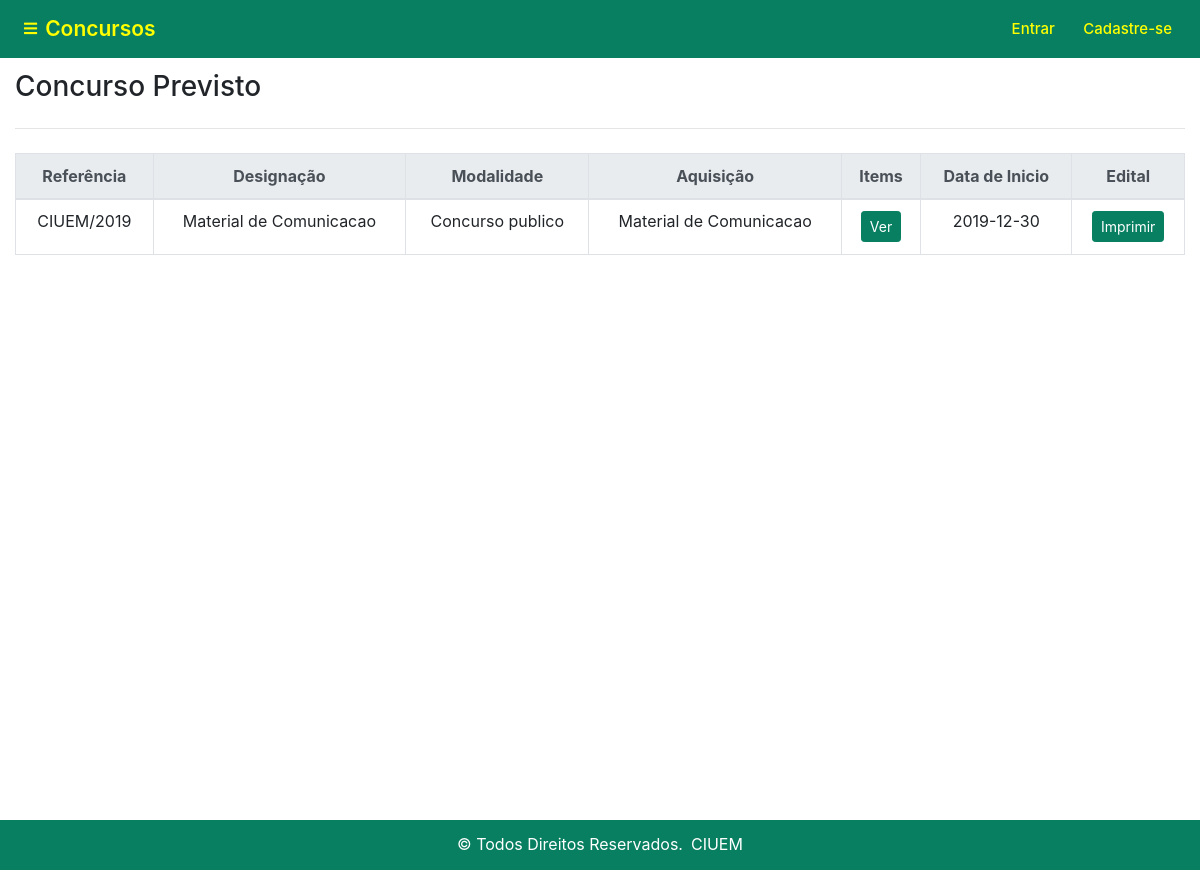
The page /view/website/concurso_previsto.php on the database its author committed.
### tables this page shows
CREATE TABLE `concurso` (
  `concurso_id` int(20) NOT NULL AUTO_INCREMENT,
  `modalidade` varchar(60) DEFAULT NULL,
  `referencia` varchar(60) DEFAULT NULL,
  `designacao` varchar(60) DEFAULT NULL,
  `aquisicao` varchar(60) DEFAULT NULL,
  `dataInicio` date DEFAULT NULL,
  `datafim` date DEFAULT NULL,
  `descricao` varchar(120) DEFAULT NULL,
  `previsto` char(1) DEFAULT '0' COMMENT '1-previsto e 0-Nao previsto',
  `aberto` char(1) DEFAULT '1' COMMENT '1-aberto e 0-fechado',
  `ficheiro` blob,
  PRIMARY KEY (`concurso_id`)
);

### view/website/concurso_previsto.php (the view, shortened to what this page needs)
<?php include "../estrutura/website/header.php" ?>
<?php include "../estrutura/website/navbar.php" ?>
<?php
include "../../modal/conexao.php" ;
$sql = "SELECT * FROM concurso co WHERE co.`previsto`=1 ";
$resultado = mysqli_query($link,$sql);
?>
<header>
    <section class="publico">
    <div id="content-wrapper">
    <div class="container-fluid">
            <h3>Concurso Previsto </h3>
                <hr class="my-4"/>
                <div class="table-responsive">
                    <table class="table table-bordered">
                        <thead class="thead-light">
                            <tr>
                            <th>Refer&ecircncia</th>
                            <th>Designa&ccedil&atildeo</th>
                            <th>Modalidade</th>
                            <th>Aquisi&ccedil&atildeo</th>
                            <th>Items</th>
                            <th>Data de Inicio</th>
                            <th>Edital</th>
                            </tr>
                        </thead>
                    <tbody>
                        <tr>
                        <?php while($dados = mysqli_fetch_array($resultado)){ ?>
                          <tr>
                            <td><?php echo $dados['referencia']; ?></td>
                            <td><?php echo $dados['designacao']; ?></td>
                            <td><?php echo $dados['modalidade']; ?></td>
                            <td><?php echo $dados['aquisicao']; ?></td>
                            <td><button type="button" class="btn btn-success btn-sm">Ver</button></td>
                            <td><?php echo $dados['dataInicio']; ?></td>
                            <td><a href=""><button type="button" class="btn btn-success btn-sm">Imprimir</button></a></td>
                            </tr>
                          <?php } ?>
                        </tr>
                    </tbody>
                    </table>
                </div>
        </div>
    </div>
</section>
</header>
<?php include "../estrutura/website/footer.php" ?>

### css/app.css (style rules this page uses)
body.site { background-color: white; }
table th { text-align: center; }
table td { text-align: center; }
section.publico { margin-top: 70px; }
.btn-success { color: #fff!important; background-color: #087F61!important; border-color: #087F61!important; }

### rows shown on the page
concurso: referencia "CIUEM/2019", designacao "Material de Comunicacao", modalidade "Concurso publico", aquisicao "Material de Comunicacao", dataInicio "2019-12-30"
